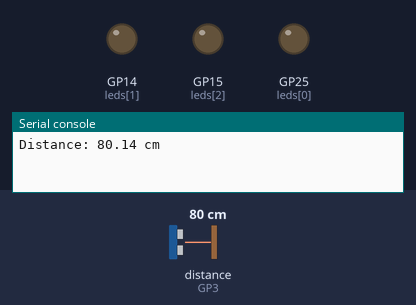
Recording of a program running on a simulated Raspberry Pi Pico running MicroPython. On the bench: output pins drawn as LEDs (lit = HIGH), the last lines printed to the serial console. Dashed ring = blinking. The inputs (shaded band) are chosen by the test bench; at power-on: distance to the obstacle (sensor on GP3) 80 cm. The echo pulse lasts 58.3 µs per cm; pins used as bus, display or sensor lines are not drawn.

Above: at 1.2 s.
1.3 s: distance to the obstacle (sensor on GP3) set to 96 cm
10.8 s: distance to the obstacle (sensor on GP3) set to 104 cm
At 12.7 s:
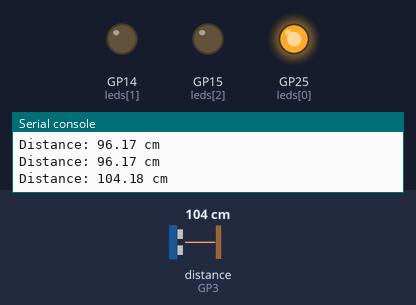
17.8 s: distance to the obstacle (sensor on GP3) set to 2 cm
At 19.2 s:
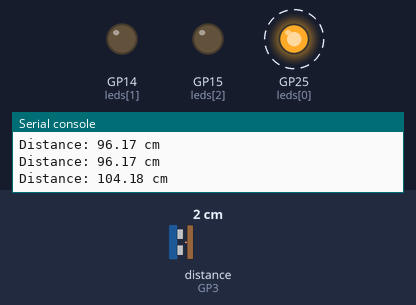
22.9 s: distance to the obstacle (sensor on GP3) set to 46 cm
28.0 s: distance to the obstacle (sensor on GP3) set to 56 cm
At 31.7 s:
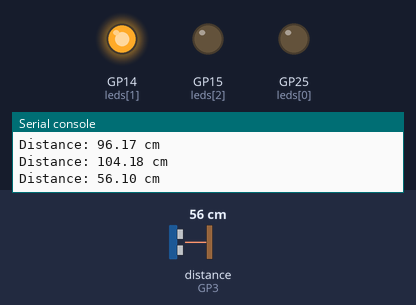
Timing chart, 0 to 34.1 s (numbered marks = the images above; inputs shaded):
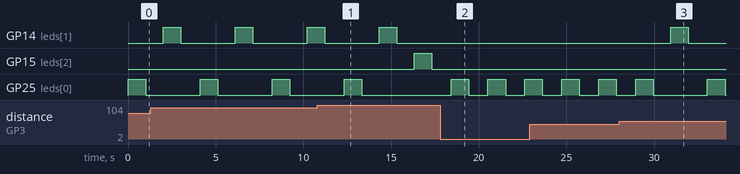

The program:

Ultrasonic_vs_3_leds.py
```python
from machine import Pin, time_pulse_us
import utime

tPin = Pin(2, Pin.OUT)
ePin = Pin(3, Pin.IN)

ledPins = ['LED', 14, 15]
leds = [Pin(pin, Pin.OUT) for pin in ledPins]

def get_Distance():
    tPin.low()
    utime.sleep_us(2)
    tPin.high()
    utime.sleep_us(10)
    tPin.low()

    t = time_pulse_us(ePin, 1, 30000)
    if t < 0:
        print('Out of range!')
        return None
    return (t / 2) / 29.1

def ledFunc(n):
    leds[n].high()
    utime.sleep(1)
    leds[n].low()
    utime.sleep(1)

while True:
    d_cm = get_Distance()
    #d_cm = 0
    #n = 20
    #for i in range(n):
    #    d_cm += get_Distance()
    #d_cm /= n
    if int(d_cm) <= 50:
        ledFunc(0)

    elif int(d_cm) <= 100:
        print("Distance: {:.2f} cm".format(d_cm))
        for i in range(2):
            ledFunc(i)

    elif int(d_cm) > 100:
        print("Distance: {:.2f} cm".format(d_cm))
        for i in range(3):
            ledFunc(i)

    utime.sleep(0.1)
```

Measured:
- the behaviour switches between 100 and 101 cm on distance to the obstacle (sensor on GP3) (found by bisection; images 0 and 1)
- the behaviour switches between 50 and 51 cm on distance to the obstacle (sensor on GP3) (found by bisection; images 2 and 3)
- after the input at 10.8 s, GP15 (leds[2]): LOW → HIGH after 5.5 s, → LOW 1.0 s later; GP25 (leds[0]): goes on until 13.3 s, then stays LOW
- after the input at 17.8 s, GP14 (leds[1]): stays LOW (without the input it goes to HIGH after 2.6 s); GP15 (leds[2]): stays LOW (without the input it goes to HIGH after 4.6 s)
- after the input at 28.0 s, GP14 (leds[1]): LOW → HIGH after 2.9 s, → LOW 1.0 s later; GP25 (leds[0]): LOW → HIGH after 5.0 s, → LOW 1.0 s later
- by itself, GP14 (leds[1]), GP25 (leds[0]): alternates HIGH for 1.0 s and LOW for 3.1 s
